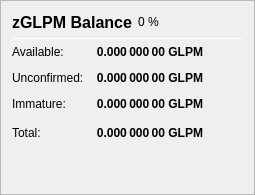
                   <widget class="QFrame" name="frame_ZerocoinBalances">
                    <property name="frameShape">
                     <enum>QFrame::StyledPanel</enum>
                    </property>
                    <property name="frameShadow">
                     <enum>QFrame::Raised</enum>
                    </property>
                    <layout class="QVBoxLayout" name="verticalLayout_7">
                     <item>
                      <layout class="QHBoxLayout" name="horizontalLayout_8" stretch="0,0,0">
                       <item>
                        <widget class="QLabel" name="label_5z_3">
                         <property name="minimumSize">
                          <size>
                           <width>0</width>
                           <height>20</height>
                          </size>
                         </property>
                         <property name="font">
                          <font>
                           <pointsize>12</pointsize>
                           <weight>75</weight>
                           <bold>true</bold>
                          </font>
                         </property>
                         <property name="text">
                          <string>zGLPM Balance</string>
                         </property>
                        </widget>
                       </item>
                       <item>
                        <widget class="QLabel" name="labelzGLPMPercent">
                         <property name="text">
                          <string notr="true">0 %</string>
                         </property>
                        </widget>
                       </item>
                       <item>
                        <spacer name="horizontalSpacer_11">
                         <property name="orientation">
                          <enum>Qt::Horizontal</enum>
                         </property>
                         <property name="sizeHint" stdset="0">
                          <size>
                           <width>40</width>
                           <height>20</height>
                          </size>
                         </property>
                        </spacer>
                       </item>
                      </layout>
                     </item>
                     <item>
                      <widget class="Line" name="line_ZerocoinBalance">
                       <property name="minimumSize">
                        <size>
                         <width>0</width>
                         <height>1</height>
                        </size>
                       </property>
                       <property name="maximumSize">
                        <size>
                         <width>16777215</width>
                         <height>1</height>
                        </size>
                       </property>
                       <property name="orientation">
                        <enum>Qt::Horizontal</enum>
                       </property>
                      </widget>
                     </item>
                     <item>
                      <layout class="QGridLayout" name="gridLayout_5">
                       <property name="spacing">
                        <number>12</number>
                       </property>
                       <item row="1" column="0">
                        <widget class="QLabel" name="labelzBalanceMatureText">
                         <property name="toolTip">
                          <string>Mature: more than 20 confirmation and more than 1 mint of the same denomination after it was minted.
These zGLPM are spendable.</string>
                         </property>
                         <property name="text">
                          <string>Available:</string>
                         </property>
                        </widget>
                       </item>
                       <item row="1" column="1">
                        <widget class="QLabel" name="labelzBalanceMature">
                         <property name="font">
                          <font>
                           <weight>75</weight>
                           <bold>true</bold>
                          </font>
                         </property>
                         <property name="toolTip">
                          <string>Mature: more than 20 confirmation and more than 1 mint of the same denomination after it was minted.
These zGLPM are spendable.</string>
                         </property>
                         <property name="text">
                          <string notr="true">0.000 000 00 GLPM</string>
                         </property>
                         <property name="alignment">
                          <set>Qt::AlignRight|Qt::AlignTrailing|Qt::AlignVCenter</set>
                         </property>
                        </widget>
                       </item>
                       <item row="2" column="0">
                        <widget class="QLabel" name="labelzBalanceUnconfirmedText">
                         <property name="toolTip">
                          <string>Unconfirmed: less than 20 confirmations
Immature: confirmed, but less than 1 mint of the same denomination after it was minted</string>
                         </property>
                         <property name="text">
                          <string>Unconfirmed:</string>
                         </property>
                        </widget>
                       </item>
                       <item row="2" column="1">
                        <widget class="QLabel" name="labelzBalanceUnconfirmed">
                         <property name="font">
                          <font>
                           <weight>75</weight>
                           <bold>true</bold>
                          </font>
                         </property>
                         <property name="toolTip">
                          <string>Unconfirmed: less than 20 confirmations
Immature: confirmed, but less than 1 mint of the same denomination after it was minted</string>
                         </property>
                         <property name="text">
                          <string notr="true">0.000 000 00 GLPM</string>
                         </property>
                         <property name="alignment">
                          <set>Qt::AlignRight|Qt::AlignTrailing|Qt::AlignVCenter</set>
                         </property>
                        </widget>
                       </item>
                       <item row="3" column="0">
                        <widget class="QLabel" name="labelzBalanceImmatureText">
                         <property name="toolTip">
                          <string>Unconfirmed: less than 20 confirmations
Immature: confirmed, but less than 1 mint of the same denomination after it was minted</string>
                         </property>
                         <property name="text">
                          <string>Immature:</string>
                         </property>
                        </widget>
                       </item>
                       <item row="3" column="1">
                        <widget class="QLabel" name="labelzBalanceImmature">
                         <property name="font">
                          <font>
                           <weight>75</weight>
                           <bold>true</bold>
                          </font>
                         </property>
                         <property name="toolTip">
                          <string>Unconfirmed: less than 20 confirmations
Immature: confirmed, but less than 1 mint of the same denomination after it was minted</string>
                         </property>
                         <property name="text">
                          <string notr="true">0.000 000 00 GLPM</string>
                         </property>
                         <property name="alignment">
                          <set>Qt::AlignRight|Qt::AlignTrailing|Qt::AlignVCenter</set>
                         </property>
                        </widget>
                       </item>
                       <item row="4" column="0">
                        <widget class="QLabel" name="labelzBalanceText">
                         <property name="toolTip">
                          <string>Your current zGLPM balance, unconfirmed and immature zGLPM included.</string>
                         </property>
                         <property name="text">
                          <string>Total:</string>
                         </property>
                        </widget>
                       </item>
                       <item row="4" column="1">
                        <widget class="QLabel" name="labelzBalance">
                         <property name="font">
                          <font>
                           <weight>75</weight>
                           <bold>true</bold>
                          </font>
                         </property>
                         <property name="cursor">
                          <cursorShape>IBeamCursor</cursorShape>
                         </property>
                         <property name="toolTip">
                          <string>Your current zGLPM balance, unconfirmed and immature zGLPM included.</string>
                         </property>
                         <property name="text">
                          <string notr="true">0.000 000 00 GLPM</string>
                         </property>
                         <property name="alignment">
                          <set>Qt::AlignRight|Qt::AlignTrailing|Qt::AlignVCenter</set>
                         </property>
                         <property name="textInteractionFlags">
                          <set>Qt::LinksAccessibleByMouse|Qt::TextSelectableByKeyboard|Qt::TextSelectableByMouse</set>
                         </property>
                        </widget>
                       </item>
                       <item row="4" column="2">
                        <spacer name="horizontalSpacer_4">
                         <property name="orientation">
                          <enum>Qt::Horizontal</enum>
                         </property>
                         <property name="sizeHint" stdset="0">
                          <size>
                           <width>40</width>
                           <height>20</height>
                          </size>
                         </property>
                        </spacer>
                       </item>
                      </layout>
                     </item>
                     <item>
                      <spacer name="verticalSpacer_4">
                       <property name="orientation">
                        <enum>Qt::Vertical</enum>
                       </property>
                       <property name="sizeHint" stdset="0">
                        <size>
                         <width>20</width>
                         <height>40</height>
                        </size>
                       </property>
                      </spacer>
                     </item>
                    </layout>
                   </widget>
